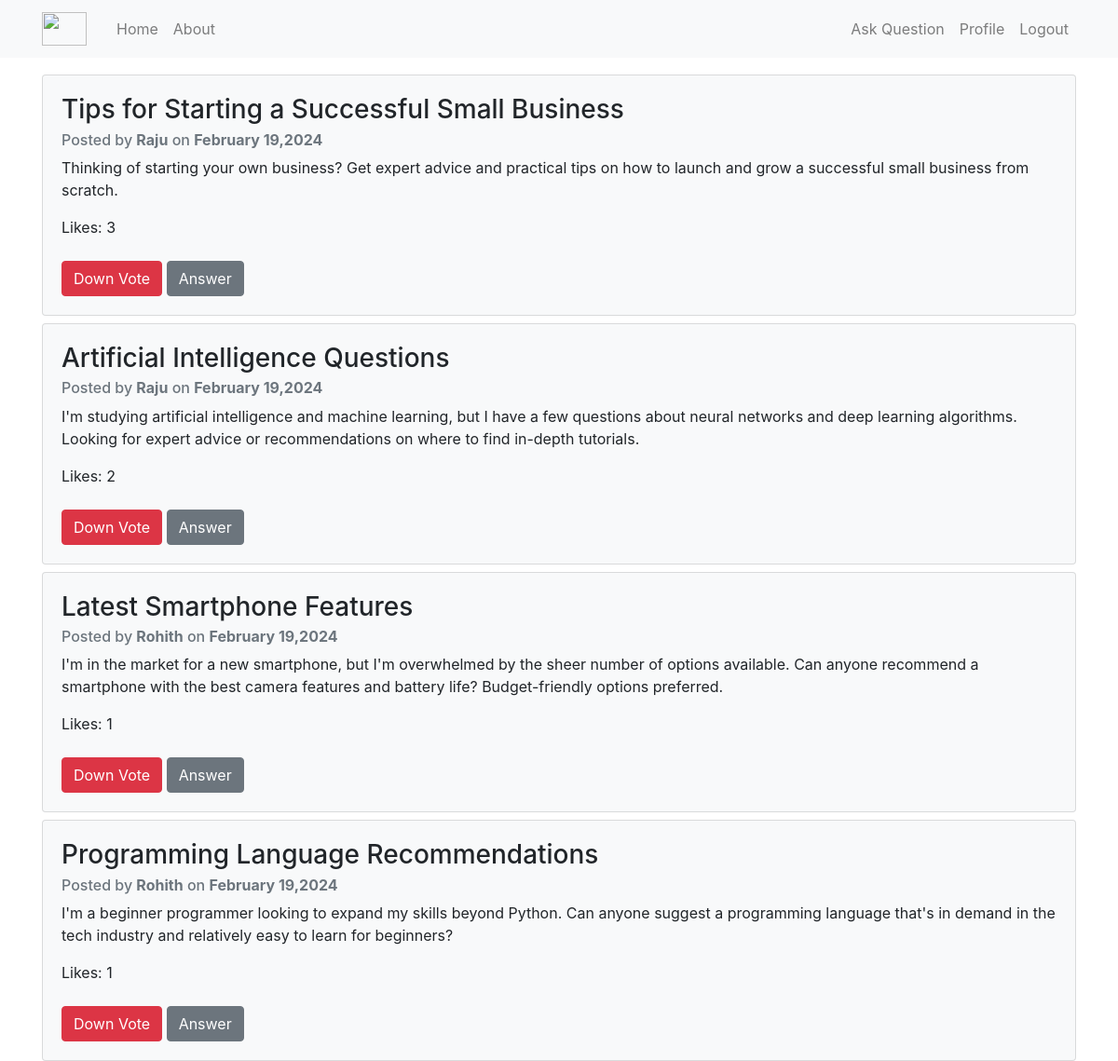
Screenshot of / (signed in) with the database file from the repository.
### main/models.py (models this page shows, shortened)
class Question(models.Model):
    title = models.CharField(max_length=100)
    description = models.TextField()
    author = models.ForeignKey(User, related_name='questions', on_delete=models.CASCADE)
    asked_on = models.DateTimeField(auto_now_add=True)
    votes = models.ManyToManyField(User, related_name='questions_liked', blank=True)

### main/views.py (the view)
# urls.py: path('', home, name="home"),
def home(request):
    questions = Question.objects.prefetch_related('votes').all()
    for question in questions:
        question.user_liked = question.votes.filter(id=request.user.id).exists()
    return render(request, "main/home.html", {"questions": questions})

### main/templates/main/home.html
{%extends "main/base.html"%}
{% block content%}
{% for ques in questions %}
<div class="card bg-light mt-2">
    <div class="card-body">
        <h3 class="card-title"> <a href="{%url 'question' ques.id%}">{{ques.title}}</a></h3>
        <h6 class="card-subtitle mb-2 text-muted">Posted by
            <strong>{{ ques.author.username|capfirst }}</strong> on
            <strong> {{ ques.asked_on|date:"F d,Y" }} </strong>
        </h6>
        <p class="card-text">{{ ques.description }}</p>
        <div>
            <p class="card-text">Likes: {{ ques.votes.count }}</p>
            {% if ques.user_liked%}
            <a href="{%url 'upvote-question' ques.id%}" class="btn btn-danger mt-2">Down Vote</a>
            {%else%}
            <a href="{%url 'upvote-question' ques.id%}" class="btn btn-success mt-2">Up Vote</a>
            {%endif%}
            <a href="{%url 'answer' ques.id%}" class="btn btn-secondary mt-2">Answer</a>
        </div>
    </div>
</div>
{% endfor %}
{%endblock content%}`

### main/static/main/base.css (style rules this page uses)
a { text-decoration: none; color: inherit; }

### rows the page displays
Question: title "Tips for Starting a Successful Small Business", author.username "Raju", asked_on "February 19,2024", description "Thinking of starting your own business? Get expert advice and practical tips on how to launch and grow a successful small business from scratch.", votes.count "3", shows "Down Vote"
Question: title "Artificial Intelligence Questions", author.username "Raju", asked_on "February 19,2024", description "I'm studying artificial intelligence and machine learning, but I have a few questions about neural networks and deep learning algorithms. Looking for expert advice or recommendations on where to find in-depth tutorials.", votes.count "2", shows "Down Vote"
Question: title "Latest Smartphone Features", author.username "Rohith", asked_on "February 19,2024", description "I'm in the market for a new smartphone, but I'm overwhelmed by the sheer number of options available. Can anyone recommend a smartphone with the best camera features and battery life? Budget-friendly options preferred.", votes.count "1", shows "Down Vote"
Question: title "Programming Language Recommendations", author.username "Rohith", asked_on "February 19,2024", description "I'm a beginner programmer looking to expand my skills beyond Python. Can anyone suggest a programming language that's in demand in the tech industry and relatively easy to learn for beginners?", votes.count "1", shows "Down Vote"
